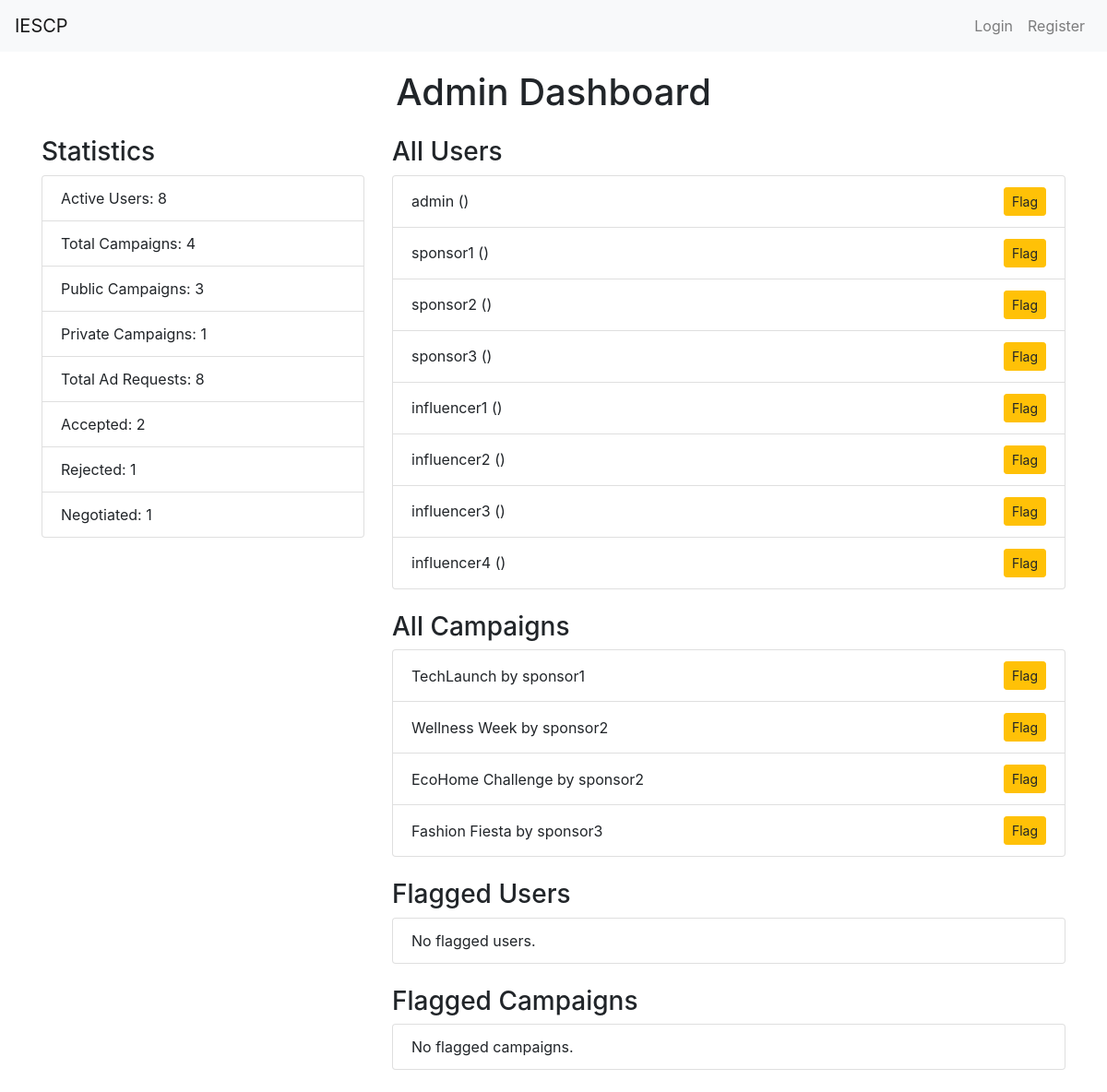
Page /admin_dashboard on the committed database.
### app.py (models this page shows, shortened)
class User(UserMixin, db.Model):
    id = db.Column(db.Integer, primary_key=True)
    username = db.Column(db.String(50), unique=True, nullable=False)
    password = db.Column(db.String(200), nullable=False)
    role = db.Column(db.String(20), nullable=False)  # 'admin', 'sponsor', 'influencer'
    flagged = db.Column(db.Boolean, default=False)  # Flag for inappropriate users
    campaigns = db.relationship('Campaign', backref='owner', lazy=True)
    ad_requests = db.relationship('AdRequest', backref='influencer', lazy=True)
    company_name = db.Column(db.String(100))
    industry = db.Column(db.String(100))
    budget = db.Column(db.Integer)
    category = db.Column(db.String(100)) # Health, Gaming, etc.
    niche = db.Column(db.String(100))
    reach = db.Column(db.Integer)
    followers = db.Column(db.Integer)
    platform = db.Column(db.String(10))

class Campaign(db.Model):
    id = db.Column(db.Integer, primary_key=True)
    name = db.Column(db.String(100), nullable=False)
    description = db.Column(db.String(200))
    start_date = db.Column(db.DateTime, default=db.func.current_timestamp())
    end_date = db.Column(db.DateTime)
    niche = db.Column(db.String(100))
    budget = db.Column(db.Float, nullable=False)
    owner_id = db.Column(db.Integer, db.ForeignKey('user.id'), nullable=False)
    visibility = db.Column(db.String(10))  # 'public' or 'private'
    flagged = db.Column(db.Boolean, default=False)
    ad_requests = db.relationship('AdRequest', backref='campaign', lazy=True)

### app.py (the view)
@app.route('/admin_dashboard')
def admin_dashboard():
    users = User.query.all()
    campaigns = Campaign.query.all()
    flagged_users = User.query.filter_by(flagged=True).all()
    flagged_campaigns = Campaign.query.filter_by(flagged=True).all()
    statistics = {
        'active_users': User.query.count(),  # Fixed to show total users
        'total_campaigns': Campaign.query.count(),
        'public_campaigns': Campaign.query.filter_by(visibility='public').count(),
        'private_campaigns': Campaign.query.filter_by(visibility='private').count(),
        'total_ad_requests': AdRequest.query.count(),
        'accepted_requests': AdRequest.query.filter_by(status='Accepted').count(),
        'rejected_requests': AdRequest.query.filter_by(status='Rejected').count(),
        'negotiated_requests': AdRequest.query.filter_by(status='Negotiated').count(),
    }
    return render_template(
        'admin_dashboard.html',
        users=users,
        campaigns=campaigns,
        flagged_users=flagged_users,
        flagged_campaigns=flagged_campaigns,
        **statistics
    )

### templates/admin_dashboard.html (shortened to what this page needs)
{% extends "layout.html" %}
{% block content %}
<h1 class="text-center mb-4">Admin Dashboard</h1>
<div class="row">
    <div class="col-md-4">
        <h3>Statistics</h3>
        <ul class="list-group mb-4">
            <li class="list-group-item">Active Users: {{ active_users }}</li>
            <li class="list-group-item">Total Campaigns: {{ total_campaigns }}</li>
            <li class="list-group-item">Public Campaigns: {{ public_campaigns }}</li>
            <li class="list-group-item">Private Campaigns: {{ private_campaigns }}</li>
            <li class="list-group-item">Total Ad Requests: {{ total_ad_requests }}</li>
            <li class="list-group-item">Accepted: {{ accepted_requests }}</li>
            <li class="list-group-item">Rejected: {{ rejected_requests }}</li>
            <li class="list-group-item">Negotiated: {{ negotiated_requests }}</li>
        </ul>
    </div>
    <div class="col-md-8">
        <h3>All Users</h3>
        <ul class="list-group mb-4">
            {% for user in users %}
            <li class="list-group-item d-flex justify-content-between align-items-center">
                {{ user.username }} ({{ user.email if user.email else '' }})
                <div>
                    <form method="POST" action="{{ url_for('flag_user', user_id=user.id) }}" class="d-inline">
                        <button type="submit" class="btn btn-warning btn-sm">Flag</button>
                    </form>
                </div>
            </li>
            {% else %}
            <li class="list-group-item">No users found.</li>
            {% endfor %}
        </ul>
        <h3>All Campaigns</h3>
        <ul class="list-group mb-4">
            {% for campaign in campaigns %}
            <li class="list-group-item d-flex justify-content-between align-items-center">
                {{ campaign.name }} by {{ campaign.owner.username }}
                <div>
                    <form method="POST" action="{{ url_for('flag_campaign', campaign_id=campaign.id) }}" class="d-inline">
                        <button type="submit" class="btn btn-warning btn-sm">Flag</button>
                    </form>
                </div>
            </li>
            {% else %}
            <li class="list-group-item">No campaigns found.</li>
            {% endfor %}
        </ul>
        <h3>Flagged Users</h3>
        <ul class="list-group mb-4">
            {% for flagged_user in flagged_users %}
            <li class="list-group-item d-flex justify-content-between align-items-center">
                {{ flagged_user.username }} ({{ flagged_user.email if flagged_user.email else '' }})
                <form method="POST" action="{{ url_for('remove_flag_user', user_id=flagged_user.id) }}" class="d-inline">
                    <button type="submit" class="btn btn-danger btn-sm">Remove</button>
                </form>
            </li>
            {% else %}
            <li class="list-group-item">No flagged users.</li>
            {% endfor %}
        </ul>
        <h3>Flagged Campaigns</h3>
        <ul class="list-group mb-4">
            {% for flagged_campaign in flagged_campaigns %}
            <li class="list-group-item d-flex justify-content-between align-items-center">
                {{ flagged_campaign.name }} by {{ flagged_campaign.owner.username }}
                <form method="POST" action="{{ url_for('remove_flag_campaign', campaign_id=flagged_campaign.id) }}" class="d-inline">
                    <button type="submit" class="btn btn-danger btn-sm">Remove</button>
                </form>
            </li>
            {% else %}
            <li class="list-group-item">No flagged campaigns.</li>
            {% endfor %}
        </ul>
    </div>
</div>
{% endblock %}

### templates/layout.html (shortened to what this page needs)
<!DOCTYPE html>
<html lang="en">
<head>
    <link rel="stylesheet" href="https://maxcdn.bootstrapcdn.com/bootstrap/4.5.2/css/bootstrap.min.css">
</head>
<body>
    <nav class="navbar navbar-expand-lg navbar-light bg-light">
        <a class="navbar-brand" href="{{ url_for('home') }}">IESCP</a>
        <div class="collapse navbar-collapse" id="navbarNav">
            <ul class="navbar-nav ml-auto">
                {% if current_user.is_authenticated %}
                    {% if current_user.role == 'admin' %}
                        <li class="nav-item">
                            <a class="nav-link" href="{{ url_for('admin_dashboard') }}">Dashboard</a>
                        </li>
                    {% elif current_user.role == 'sponsor' %}
                        <li class="nav-item">
                            <a class="nav-link" href="{{ url_for('sponsor_dashboard') }}">Dashboard</a>
                        </li>
                    {% elif current_user.role == 'influencer' %}
                        <li class="nav-item">
                            <a class="nav-link" href="{{ url_for('influencer_dashboard') }}">Dashboard</a>
                        </li>
                    {% endif %}
                    <li class="nav-item">
                        <a class="nav-link" href="{{ url_for('logout') }}">Logout</a>
                    </li>
                {% else %}
                    <li class="nav-item">
                        <a class="nav-link" href="{{ url_for('login') }}">Login</a>
                    </li>
                    <li class="nav-item">
                        <a class="nav-link" href="{{ url_for('register') }}">Register</a>
                    </li>
                {% endif %}
            </ul>
        </div>
    </nav>
    <div class="container">
        {% block content %}{% endblock %}
    </div>
</body>
</html>

### templates/layout.html (style rules this page uses)
.container { margin-top: 20px; }

### rows in the picture
User: username "admin"
User: username "sponsor1"
User: username "sponsor2"
User: username "sponsor3"
User: username "influencer1"
User: username "influencer2"
User: username "influencer3"
User: username "influencer4"
Campaign: name "TechLaunch", owner.username "sponsor1"
Campaign: name "Wellness Week", owner.username "sponsor2"
Campaign: name "EcoHome Challenge", owner.username "sponsor2"
Campaign: name "Fashion Fiesta", owner.username "sponsor3"

### other values in the picture
{{ active_users }} "8"
{{ total_campaigns }} "4"
{{ public_campaigns }} "3"
{{ private_campaigns }} "1"
{{ total_ad_requests }} "8"
{{ accepted_requests }} "2"
{{ rejected_requests }} "1"
{{ negotiated_requests }} "1"
